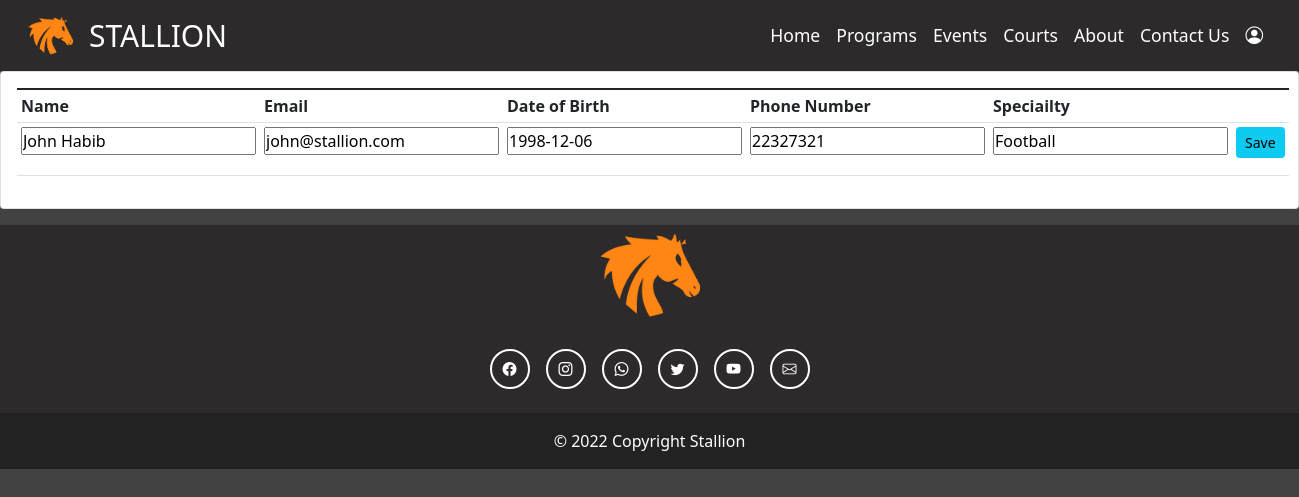
The app's page /update_coaches/John Habib with its own data.
### stallion_website/models.py (models this page shows, shortened)
class Coach(models.Model):
    user = models.OneToOneField(User, null=True, on_delete=models.CASCADE )
    name = models.CharField(max_length=100)
    specialty = models.CharField(max_length=100)
    email = models.EmailField(max_length=100, unique=True)
    password = models.CharField(max_length=200)
    dob = models.DateField()
    phone_number = models.IntegerField()

### stallion_website/views.py (the view)
# urls.py: path('update_coaches/<str:m>', views.update_coaches, name='update_coaches'),
def update_coaches(request, m):
    coaches = Coach.objects.get(name=m)
    form = UpdateCoachesForm(initial={'name': getattr(coaches, 'name'), 'email': getattr(coaches, 'email'), 'dob': getattr(coaches, 'dob'), 'phone_number': getattr(coaches, 'phone_number'), 'specialty': getattr(coaches, 'specialty')})
    return render(request, 'stallion_website/updateCoaches.html', {'form': form, 'm': m})

### stallion_website/forms.py
class UpdateCoachesForm(ModelForm):
    class Meta:
        model = Coach
        fields = ['name', 'email', 'specialty', 'dob', 'phone_number']

### stallion_website/templates/stallion_website/updateCoaches.html (shortened to what this page needs)
{% load static %}
<!doctype html>
<html lang="en">
  <head>
    <link
    href="https://cdn.jsdelivr.net/npm/bootstrap@5.1.3/dist/css/bootstrap.min.css"
    rel="stylesheet"
    />
    <link
      rel="stylesheet"
      href="https://cdn.jsdelivr.net/npm/bootstrap-icons@1.5.0/font/bootstrap-icons.css"
    />
    <link
      rel="stylesheet"
      type="text/css"
      href="{% static '/css/adminAccount.css' %}"
    />
  </head>
    {% include 'stallion_website/navbar.html' %}
    <div class="card card-body">
        <table class="table table-sm">
            <form method="POST" action="{% url 'save_updates2' %}">
            <tr>
                <th>Name</th>
                <th>Email</th>
                <th>Date of Birth</th>
                <th>Phone Number</th>
                <th>Speciailty</th>
                <th></th>
            </tr>
            <td>
                <div class="form-floating mb-3">
                    {{form.name}}
                  </div>
            </td>
            <td>
                <div class="form-floating mb-3">
                    {{form.email}}
                </div>
            </td>
            <td>
                <div class="form-floating mb-3">
                    {{form.dob}}
                </div>
            </td>
            <td>
                <div class="form-floating mb-3">
                    {{form.phone_number}}
                </div>
            </td>
            <td>
                <div class="form-floating mb-3">
                    {{form.specialty}}
                </div>
            </td>
            <td>
                <input class="btn btn-sm btn-info" type="submit" value="Save"></input>
            </td>
        </form>
    </table>
    </div>
    {% include 'stallion_website/footer.html' %}
</html>

### static/css/adminAccount.css (style rules this page uses)
* { margin: 0; padding: 0; }
html, body { background: var(--darkgrey); }

### static/css/variables.css (style rules this page uses)
:root { --darkorange: #ff8614; --orange: #fda14b; --darkslategray: #2c2a2a; --darkgrey: #424242; --white: #e7e7e7; }

### records on screen
Coach: name "John Habib", email "john@stallion.com", dob "1998-12-06", phone_number "22327321", specialty "Football"
